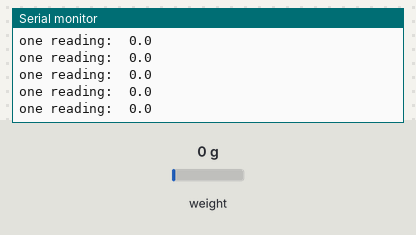
A sketch run on a simulated Arduino Uno, built with avr-gcc and run on an emulated ATmega328P. Parts: the last lines printed to the serial monitor. The inputs (shaded band) are chosen by the test bench; at power-on: weight on the scale 0 g.

Above: at 8.4 s.
8.5 s: weight on the scale set to 100 g
At 8.52 s:
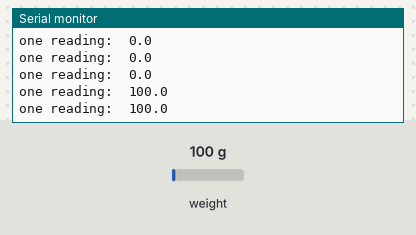
10.0 s: weight on the scale set to 1250 g
At 10.03 s:
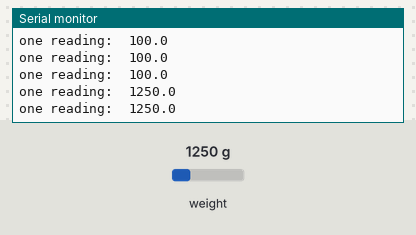
Timing chart, 0 to 13.0 s (numbered marks = the images above; inputs shaded):
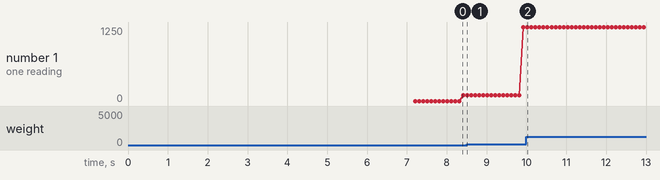

Measured:
- after the input at 8.5 s, the serial monitor: prints a new line at once (image 1)
- after the input at 10.0 s, the serial monitor: prints a new line at once (image 2)
- plotted number 1: 100 → 1250 after the input at 8.5 s

The sketch:

HX711_test.ino
```cpp
// (licence header left out)
#include "HX711.h"


// HX711 circuit wiring
const int LOADCELL_DOUT_PIN = 2;
const int LOADCELL_SCK_PIN = 3;


HX711 scale;

//test

void setup() {
  Serial.begin(38400);
  Serial.println("HX711 Demo");

  Serial.println("Initializing the scale");

  // Initialize library with data output pin, clock input pin and gain factor.
  // Channel selection is made by passing the appropriate gain:
  // - With a gain factor of 64 or 128, channel A is selected
  // - With a gain factor of 32, channel B is selected
  // By omitting the gain factor parameter, the library
  // default "128" (Channel A) is used here.
  scale.begin(LOADCELL_DOUT_PIN, LOADCELL_SCK_PIN);

  Serial.println("Before setting up the scale:");
  Serial.print("read: \t\t");
  Serial.println(scale.read());			// print a raw reading from the ADC

  Serial.print("read average: \t\t");
  Serial.println(scale.read_average(20));  	// print the average of 20 readings from the ADC

  Serial.print("get value: \t\t");
  Serial.println(scale.get_value(5));		// print the average of 5 readings from the ADC minus the tare weight (not set yet)

  Serial.print("get units: \t\t");
  Serial.println(scale.get_units(5), 1);	// print the average of 5 readings from the ADC minus tare weight (not set) divided
						// by the SCALE parameter (not set yet)

  scale.set_scale(2280.f);    // this value is obtained by calibrating the scale with known weights; see the README for details
  scale.tare();				        // reset the scale to 0

  Serial.println("After setting up the scale:");

  Serial.print("read: \t\t");
  Serial.println(scale.read());                 // print a raw reading from the ADC

  Serial.print("read average: \t\t");
  Serial.println(scale.read_average(20));       // print the average of 20 readings from the ADC

  Serial.print("get value: \t\t");
  Serial.println(scale.get_value(5));		// print the average of 5 readings from the ADC minus the tare weight, set with tare()

  Serial.print("get units: \t\t");
  Serial.println(scale.get_units(5), 1);        // print the average of 5 readings from the ADC minus tare weight, divided
						// by the SCALE parameter set with set_scale

  Serial.println("Readings:");


}

void loop() {
  Serial.print("one reading:\t");
  Serial.println(scale.get_units(), 1);
//  Serial.print("\t| average:\t");
//  Serial.println(scale.get_units(10), 1);
//
//  scale.power_down();			        // put the ADC in sleep mode
//  delay(5000);
//  scale.power_up();
}
```
